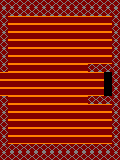

The image is a tile-based game level rendered from a .tmx file. Its description and complete source (layers, tilesets, objects, tile grids) follow:
An orthogonal 15x20 tile map with 8x8 px tiles, 1 tile layer (Capa de Patrones 1).

<map version="1.0" tiledversion="2018.06.01" orientation="orthogonal" renderorder="right-down" width="15" height="20" tilewidth="8" tileheight="8" infinite="0" nextlayerid="2" nextobjectid="1">
 <tileset firstgid="1" name="tiles" tilewidth="8" tileheight="8" tilecount="45" columns="9">
  <image source="../tiles.png" width="72" height="40" />
 </tileset>
 <layer id="1" name="Capa de Patrones 1" width="15" height="20">
  <data encoding="csv">
31,31,31,31,31,31,31,31,31,31,31,31,31,31,31,
32,31,31,31,31,31,31,31,31,31,31,31,31,31,32,
32,1,1,1,1,1,1,1,1,1,1,1,1,1,32,
32,1,1,1,1,1,1,1,1,1,1,1,1,1,32,
32,1,1,1,1,1,1,1,1,1,1,1,1,1,32,
32,1,1,1,1,1,1,1,1,1,1,1,1,1,32,
32,1,1,1,1,1,1,1,1,1,1,1,1,1,32,
32,1,1,1,1,1,1,1,1,1,1,1,1,1,32,
32,1,1,1,1,1,1,1,1,1,1,31,31,31,32,
1,1,1,1,1,1,1,1,1,1,1,1,1,9,32,
1,1,1,1,1,1,1,1,1,1,1,1,1,9,32,
1,1,1,1,1,1,1,1,1,1,1,1,1,9,32,
32,1,1,1,1,1,1,1,1,1,1,31,31,31,32,
32,1,1,1,1,1,1,1,1,1,1,1,1,1,32,
32,1,1,1,1,1,1,1,1,1,1,1,1,1,32,
32,1,1,1,1,1,1,1,1,1,1,1,1,1,32,
32,1,1,1,1,1,1,1,1,1,1,1,1,1,32,
32,1,1,1,1,1,1,1,1,1,1,1,1,1,32,
32,31,31,31,31,31,31,31,31,31,31,31,31,31,32,
32,32,32,32,32,32,32,32,32,32,32,32,32,32,32
</data>
 </layer>
</map>
